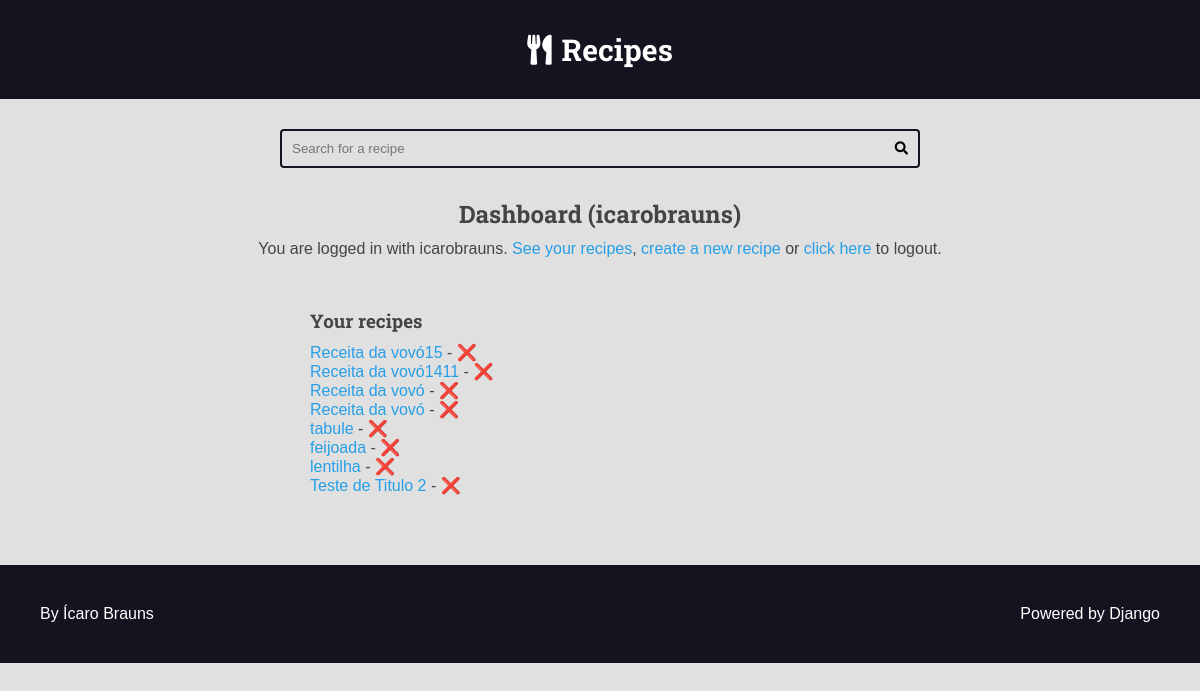
The app's page /authors/dashboard/ (signed in) with its own data.
### recipes/models.py (models this page shows, shortened)
class Recipe(models.Model):
    title = models.CharField(max_length=65)
    description = models.CharField(max_length=165)
    slug = models.SlugField(unique=True)
    preparation_time = models.IntegerField()
    preparation_time_unit = models.CharField(max_length=65)
    servings = models.IntegerField()
    servings_unit = models.CharField(max_length=65)
    preparation_steps = models.TextField()
    preparation_steps_is_html = models.BooleanField(default=False)
    created_at = models.DateTimeField(auto_now_add=True)
    updated_at = models.DateTimeField(auto_now=True)
    is_published = models.BooleanField(default=False)
    cover = models.ImageField(
        upload_to='recipes/covers/%Y/%m/%d/', blank=True, default=" ")
    category = models.ForeignKey(
        Category, on_delete=models.SET_NULL, null=True, blank=True,
        default=None)
    author = models.ForeignKey(
        User, on_delete=models.SET_NULL, null=True, blank=True)

### authors/views/all.py (the view)
# urls.py: path('dashboard/', views.dashboard, name="dashboard"),
@login_required(login_url='authors:login', redirect_field_name='next')
def dashboard(request):
    recipes = Recipe.objects.filter(
        is_published=False,
        author=request.user
    )
    return render(
        request, 'authors/pages/dashboard.html', {
            'recipes': recipes,
        })

### authors/templates/authors/pages/dashboard.html (shortened to what this page needs)
{% extends 'global/base.html' %}
{% block content %}
    <div class="main-content center container">
        <h2>Dashboard ({{ user }})</h2>
        {% include 'authors/partials/login_message.html' %}
        <div class="authors-dashboard-container">
            <h3>Your recipes</h3>
            <ul>
                {% for recipe in recipes %}
                <li>
                    <a href="{% url 'authors:dashboard_recipe_edit' recipe.id %}">
                    {{ recipe.title }}</a> -
                    <form
                    action="{% url 'authors:dashboard_recipe_delete' %}"
                    class="inline-form form-delete"
                    method="POST">
                        <button class="plaintext-button" type="submit">❌</button>
                    </form>
                </li>
                {% empty %}
                    <li>
                        <p>You do not have recipes.</p>
                    </li>
                {% endfor %}
            </ul>
        </div>
    </div>
{% endblock content %}

### base_templates/global/base.html (shortened to what this page needs)
{% load static %}
<!DOCTYPE html>
<html lang="pt-BR">
<head>
{% include 'global/partials/head.html' %}
</head>
<body>
    {% include 'global/partials/header.html' %}
    {% include 'global/partials/search.html' %}
    <main class="main-content-container">
        {% block content %}{% endblock content %}
    </main>
    {% include 'global/partials/footer.html' %}
</body>
</html>

### base_templates/global/partials/head.html (shortened to what this page needs)
{% load static %}
<link rel="stylesheet" href="https://cdnjs.cloudflare.com/ajax/libs/font-awesome/5.15.4/css/fontawesome.min.css"
 />
<link rel="stylesheet" href="https://cdnjs.cloudflare.com/ajax/libs/font-awesome/5.15.4/css/brands.min.css"
 />
<link rel="stylesheet" href="https://cdnjs.cloudflare.com/ajax/libs/font-awesome/5.15.4/css/solid.min.css"
 />
<link rel="stylesheet" href="{% static 'global/css/styles.css' %}">
<link rel="stylesheet" href="{% static 'global/css/global-style.css' %}">

### base_templates/global/partials/header.html
<header class="main-header-container">
    <div class="main-header container">
        <h1>
            <a class="main-logo" href="{% url 'recipes:home' %}">
                <i class="fas fa-utensils main-logo-icon"></i>
                <span class="main-logo-text">Recipes</span>
            </a>
        </h1>
    </div>
</header>

### base_templates/global/partials/search.html
<div class="search-container">
    <div class="container">
        <form action="{% url 'recipes:search' %}" method="GET" class="search-form">
            <input
            type="search" class="search-input"
            name="q" value+"{{ search_term }}" required
            placeholder="Search for a recipe">
            <button type="submit" class="search-button"><i class="fas fa-search" ></i></button>
        </form>
    </div>
</div>

### authors/templates/authors/partials/login_message.html (shortened to what this page needs)
{% if request.user.is_authenticated %}
<div class="login-message">
    You are logged in with {{ request.user.username }}.
    <a href="{% url 'authors:dashboard' %}">See your recipes</a>,
    <a href="{% url 'authors:dashboard_recipe_new' %}">create a new recipe</a> or
    <form class="inline-form" action="{% url 'authors:logout' %}" method="POST">
        <button class="plaintext-button" type="submit"> click here </button>
    </form> to logout.
</div>
{% endif %}

### base_templates/global/partials/footer.html
<footer class="main-footer">
    <div class="developer">
      <a href="https://www.otaviomiranda.com.br/" target="_blank" rel="noreferrer noopener">By Ícaro Brauns</a>
    </div>
    <div class="powered">
      <a href="https://www.djangoproject.com/" target="_blank" rel="noreferrer noopener">Powered by Django</a>
    </div>
  </footer>

### base_static/global/css/styles.css (style rules this page uses)
:root { --color-primary: #269fe6; --color-primary-hover: #2086c2; --color-primary-dark: #13141f; --color-primary-dark-hover: #212336; --color-primary-light: #d4ecfa; --color-primary-light-hover: #bdd8e7; --color-white: #fff; --color-black: #000; --color-dark-text: #444; --color-info-light: #cce5ff; --color-debug-light: #cce5ff; --color-success-light: #d4edda; --color-alert-light: #fff3cd; --color-warning-light: #fff3cd; --color-error-light: #f8d7da; --color-info-dark: #4d86c4; --color-debug-dark: #4d86c4; --color-success-dark: #4a9c5d; --color-alert-dark: #927f40; --color-warning-dark: #927f40; --color-error-dark: #da525d; --color-gray-0: #f9f9f9; --color-gray-1: #e0e0e0; --color-gray-2: #c7c7c7; --color-gray-3: #aeaeae; --color-gray-4: #959595; --color-gray-5: #7d7d7d; --color-gray-6: #646464; --color-gray-7: #4b4b4b; --color-gray-8: #323232; --color-gray-9: #191919; --font-primary: sans-serif; --font-headings: 'Roboto Slab', serif; --spacing-gutter-medium: 3rem; --spacing-gutter-large: 4rem; }
* { padding: 0; margin: 0; box-sizing: border-box; }
html { font-size: 62.5%; }
body { font-size: 1.6rem; font-family: var(--font-primary); background: var(--color-gray-1); color: var(--color-dark-text); }
h1, h2, h3, h4, h5, h6 { font-family: var(--font-headings); }
a { color: var(--color-primary); text-decoration: none; }
.container { max-width: 144rem; margin: 0 auto; padding: var(--spacing-gutter-medium); }
.main-header-container { background: var(--color-primary-dark); }
.main-logo { font-size: 3rem; color: var(--color-white); text-decoration: none; display: flex; flex-flow: nowrap; align-items: center; justify-content: center; width: fit-content; margin: 0 auto; }
.main-logo-icon { margin-right: 1rem; }
.search-form { border: .2rem solid var(--color-primary-dark); max-width: 64rem; margin: 0 auto; border-radius: .4rem; position: relative; transition: all 300ms ease-in-out; }
.search-input, .search-button { border: none; background: none; outline: none; padding: 1rem; transition: all 300ms ease-in-out; }
.search-button { position: absolute; top: 0; right: 0; }
.search-input { width: 100%; padding-right: 3rem; }
.main-content { padding-top: 0; }
.main-footer { display: flex; align-items: center; justify-content: space-between; background: var(--color-primary-dark); color: var(--color-white); padding: var(--spacing-gutter-large); }
.main-footer a { color: var(--color-white); text-decoration: none; transition: all 300ms ease-in; }
.inline-form { display: inline; font-size: 1.6rem; }
.plaintext-button { display: inline; border: none; background: none; cursor: pointer; color: var(--color-primary); font-size: 1.6rem; }
.login-message { margin: 1rem; }
.authors-dashboard-container { max-width: 64rem; text-align: left; padding: var(--spacing-gutter-medium); margin: 0 auto; text-decoration: none; }
.authors-dashboard-container h3, .authors-dashboard-container p, .authors-dashboard-container ul { list-style-type: none; margin: 1rem 0 ; }
.center { text-align: center; }

### records on screen
Recipe: title "Receita da vovó15"
Recipe: title "Receita da vovó1411"
Recipe: title "Receita da vovó"
Recipe: title "Receita da vovó"
Recipe: title "tabule"
Recipe: title "feijoada"
Recipe: title "lentilha"
Recipe: title "Teste de Titulo 2"

### other values on screen
{{ user }} "icarobrauns"
{{ request.user.username }} "icarobrauns"
